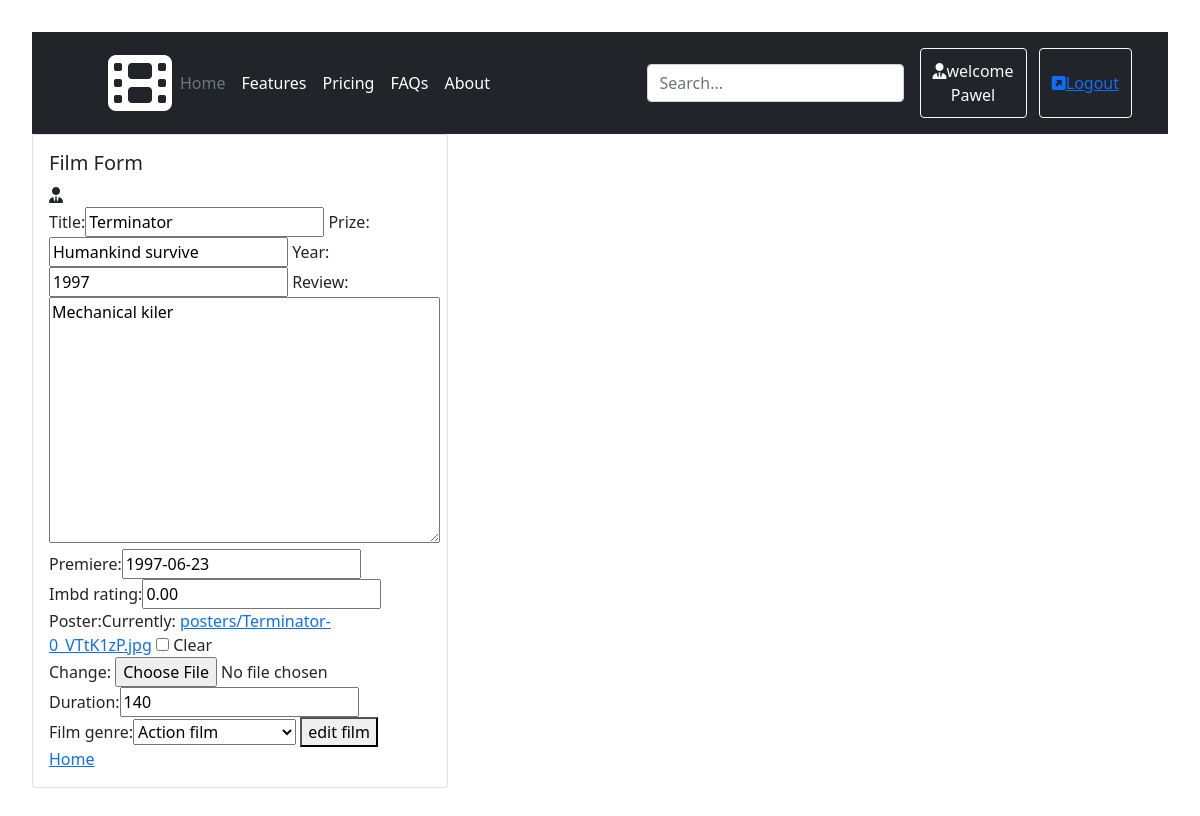
/films/edit/3/ (signed in), run on the app's committed database.
### filmapp/models.py (models this page shows, shortened)
class Film(models.Model):
    title = models.CharField(max_length=64, blank=False, unique=True)
    prize = models.CharField(max_length=64, null=True)
    year = models.PositiveSmallIntegerField(default=2000)
    review = models.TextField(default='')
    premiere = models.DateField(null=True, blank=True)
    imbd_rating = models.DecimalField(max_digits=4, decimal_places=2, default=0.00)
    poster = models.ImageField(upload_to='posters', null=True, blank=True)
    extra = models.OneToOneField(ExtraInfo, on_delete=models.CASCADE, null=True, blank=True)

class ExtraInfo(models.Model):
    genre_dict = {(0, 'Other'),
                  (1, 'Action film'),
                  (2, 'Adventure film'),
                  (3, 'Animated film'),
                  (4, 'Comedy film'),
                  (5, 'Drama'),
                  (6, 'Fantasy film'),
                  (7, 'Historical film'),
                  (8, 'Horror film'),
                  (9, 'Science fiction film'),
                  (10, 'Thriller film'),
                  (11, 'Western')}
    duration = models.PositiveSmallIntegerField(default=0)
    film_genre = models.PositiveSmallIntegerField(default=0, choices=genre_dict)

### filmapp/views.py (the view)
# urls.py: path('edit/<int:id>/', edit_film, name='edit_film'),
@login_required
def edit_film(request, id):
    film = get_object_or_404(Film, pk=id)
    rating = Opinion.objects.filter(film_title=film)
    try:
        extra = ExtraInfo.objects.get(film=film.id)
    except ExtraInfo.DoesNotExist:
        extra = None
    film_form = FilmForm(request.POST or None, request.FILES or None, instance=film)
    extra_form = ExtraInfoForm(request.POST or None, instance=extra)
    if all([film_form.is_valid(), extra_form.is_valid()]):
        film = film_form.save(commit=False)
        extra = extra_form.save()
        film.extra = extra
        film.save()
        return redirect(homepage)
    return render(request, 'film_form.html',
                  {'film_form': film_form, 'extra_form': extra_form, 'new': False, 'rating': rating})

### filmapp/forms.py
class FilmForm(ModelForm):
    class Meta:
        model = Film
        fields = ['title', 'prize', 'year', 'review', 'premiere', 'imbd_rating', 'poster']

class ExtraInfoForm(ModelForm):
    class Meta:
        model = ExtraInfo
        fields = ['duration', 'film_genre']

### templates/film_form.html (shortened to what this page needs)
{% extends 'main.html'%}
{% load bootstrap %}
{% block site %}
    <div class="card" style="width: 26rem;">
      <div class="card-body">
        <h5 class="card-title">Film Form</h5>
            <i class="fas fa-user-tie"></i>
              <form method="post" enctype="multipart/form-data">
                  {{ film_form|bootstrap }}
                  {{ extra_form|bootstrap }}
                  {% if new %}
                    <button type="submit">add film</button>
                  {% else %}
                    <button type="submit">edit film</button>
                  {% endif %}
              </form>
          <a href='{% url "homepage"%}'>Home</a>
      </div>
    </div>
{% endblock %}

### templates/main.html (shortened to what this page needs)
{% load static %}
<!DOCTYPE html>
<html lang="en">
<head>
    <link rel="stylesheet" href="https://cdn.jsdelivr.net/npm/bootstrap@5.1.3/dist/css/bootstrap.min.css">
    <link rel="stylesheet" href="{% static 'green_style.css' %}">
</head>
<body>
    <header class="p-3 bg-dark text-white">
    <div class="container">
      <div class="d-flex flex-wrap align-items-center justify-content-center justify-content-lg-start">
        <a href='/films/' class="d-flex align-items-center mb-2 mb-lg-0 text-white text-decoration-none">
          <svg class="bi me-2" width="40" height="32" role="img" aria-label="Bootstrap"><use xlink:href="#bootstrap"/></svg>
          <i class="fas fa-4x fa-film"></i>
        </a>
        <ul class="nav col-12 col-lg-auto me-lg-auto mb-2 justify-content-center mb-md-0">
          <li><a href='/films/' class="nav-link px-2 text-secondary">Home</a></li>
          <li><a href="#" class="nav-link px-2 text-white">Features</a></li>
          <li><a href="#" class="nav-link px-2 text-white">Pricing</a></li>
          <li><a href="#" class="nav-link px-2 text-white">FAQs</a></li>
          <li><a href="#" class="nav-link px-2 text-white">About</a></li>
        </ul>
        <form class="col-12 col-lg-auto mb-3 mb-lg-0 me-lg-3">
          <input type="search" class="form-control form-control-dark" placeholder="Search..." aria-label="Search">
        </form>
        <div class="text-end">
            {% if user.is_authenticated %}
                <button type="button" class="btn btn-outline-light me-2" style="height:70px"><i class="fas fa-user-tie"></i>welcome<br>{{ user.username }}</button>
                <button type="button" class="btn btn-outline-light me-2" style="height:70px"><a href='{% url "logout"%}'><i class="fas fa-external-link-square-alt"></i>Logout</a></button>
            {% else %}
                <button type="button" class="btn btn-outline-light me-2"><a href='{% url "login"%}'>Login</a></button>
                <button type="button" class="btn btn-warning">Sign-up</button>
            {% endif %}
        </div>
      </div>
    </div>
    </header>
    {% block site %} {% endblock %}
</body>
</html>

### my_static/green_style.css (style rules this page uses)
body { padding: 2rem; background: color=lightgray; }

### data on the page
Film: title "Terminator", prize "Humankind survive", year "1997", review "Mechanical kiler", premiere "1997-06-23", imbd_rating "0.00"
ExtraInfo: duration "140", film_genre "Action film"

### other printed values
{{ user.username }} "Pawel"
